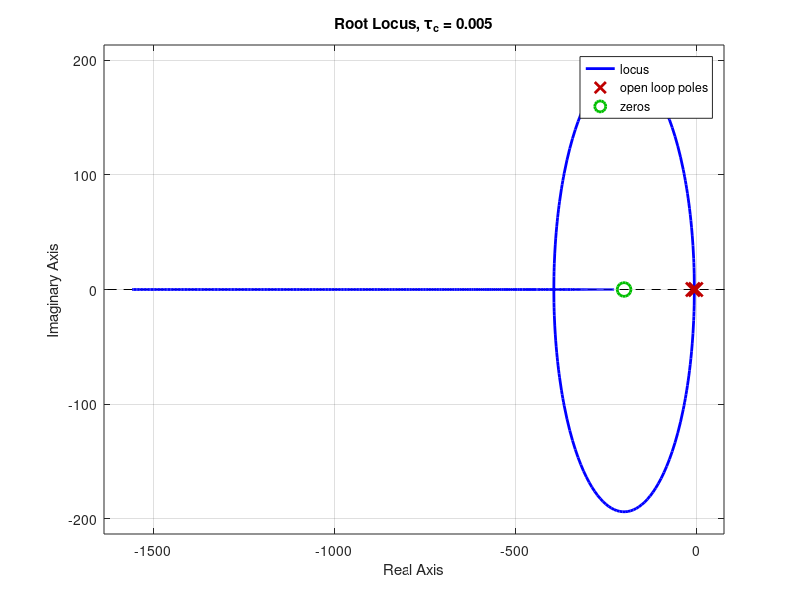
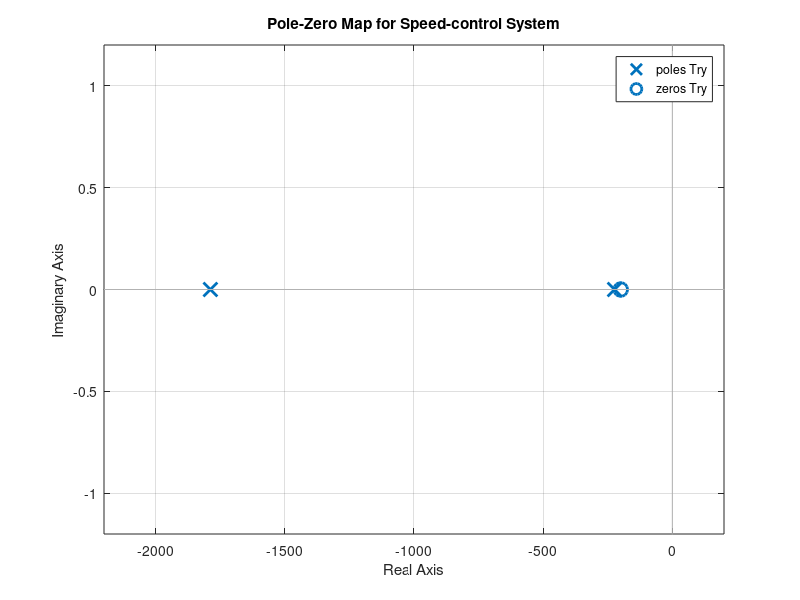

The MATLAB source for these figures, in order: (Note: this script raises an error after producing the figures.)
% System parameters (Fig. 4.42)
Kc = 2000;
J = 0.10;
b = 1.00;
tauc = 0.005;

Gc = tf([tauc 1], 1);
Gp1 = tf(10, [.5 1]);
Gp2 = tf(1, [J b]);

GL = Gc*Gp1*Gp2;
figure(1); rlocus(GL); title(sprintf('Root Locus, \\tau_c = %.3g', tauc))

Try = feedback(Kc*Gc*Gp1*Gp2, 1);
figure(2); pzmap(Try); title("Pole-Zero Map for Speed-control System");

Try_step = stepinfo(Try, 'SettlingTimeThreshold', 0.01)
figure(3); step(Try); title("Pole-Zero Map for Speed-control System");
